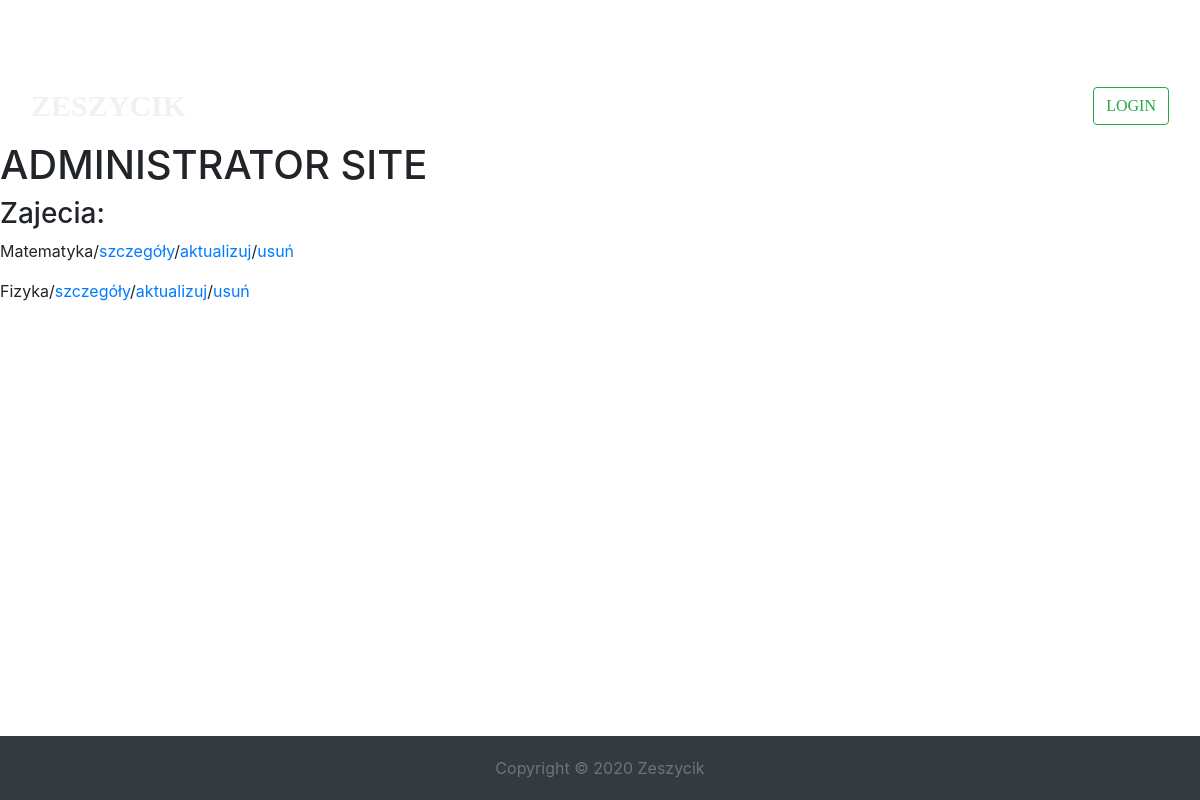
Page /administrator on the earlier database version.
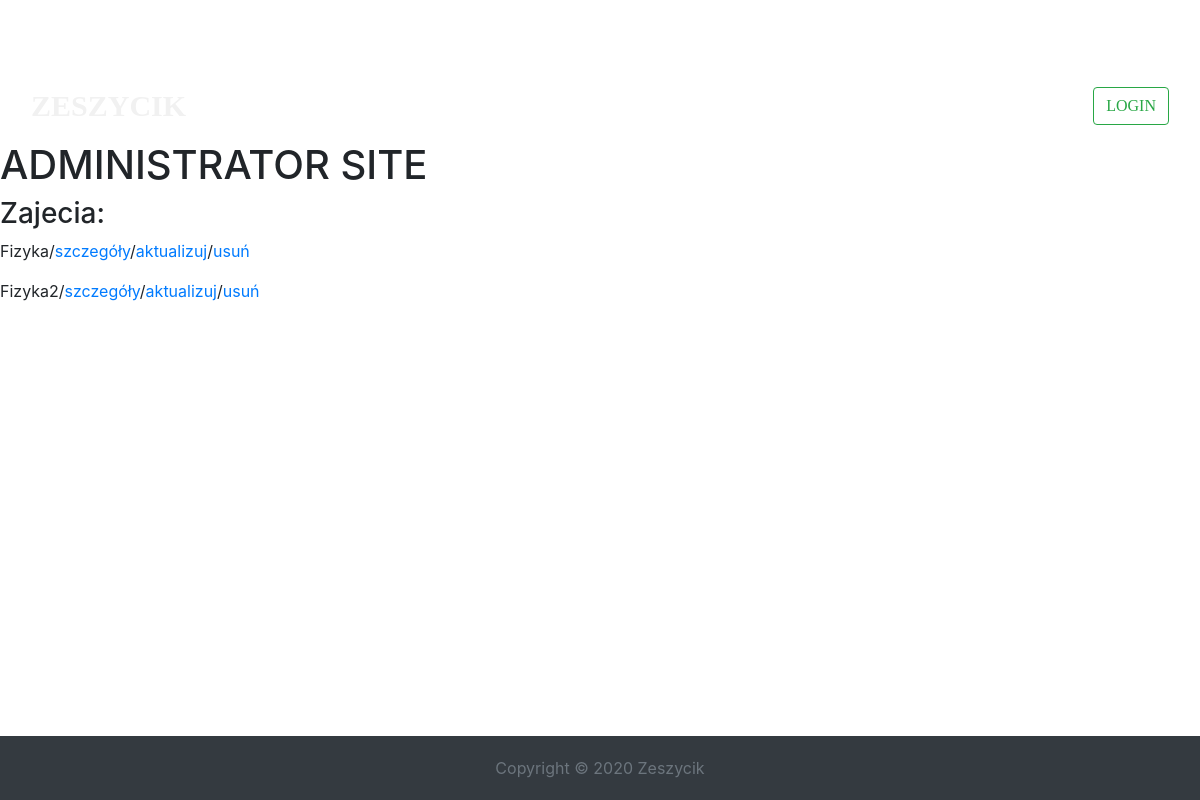
Same page on the later database version.
### school/models.py (models this page shows)
class Lesson(models.Model):
    name = models.CharField(max_length=150, unique=True, blank=False)
    description = models.CharField(max_length=250)
    teacher = models.ForeignKey(SchoolUser, on_delete=models.SET_NULL, null=True, blank=True, related_name='teacher')
    date = models.DateTimeField(default=timezone.now)
    data = models.FileField(blank=True, null=True)
    students = models.ManyToManyField(SchoolUser, null=True, blank=True, related_name='students')
    def __str__(self):
        return self.name

### school/views.py (the view)
# urls.py: path('administrator', Administrator.as_view(), name='administrator'),
class Administrator(ListView):
    template_name = 'administrator.html'
    model = Lesson
    context_object_name = 'lessons'

### school/templates/administrator.html
{% extends 'base.html' %}
{% load static %}
{% block content %}
    <link rel="stylesheet" type="text/css" href="{% static 'css/index.css' %}">
    <h1>ADMINISTRATOR SITE</h1>
    <h3>Zajecia:</h3>
    {% for lesson in lessons %}
        <p>{{ lesson }}/<a href="{% url 'lesson_detail' lesson.pk %}">szczegóły</a>/<a href="{% url 'lesson_update' lesson.pk %}">aktualizuj</a>/<a href="{% url 'lesson_delete' lesson.pk %}">usuń</a></p>
    {% endfor %}
{% endblock content %}

Differences in the rows shown:
removed Lesson: name "Matematyka"
added Lesson: name "Fizyka2"
